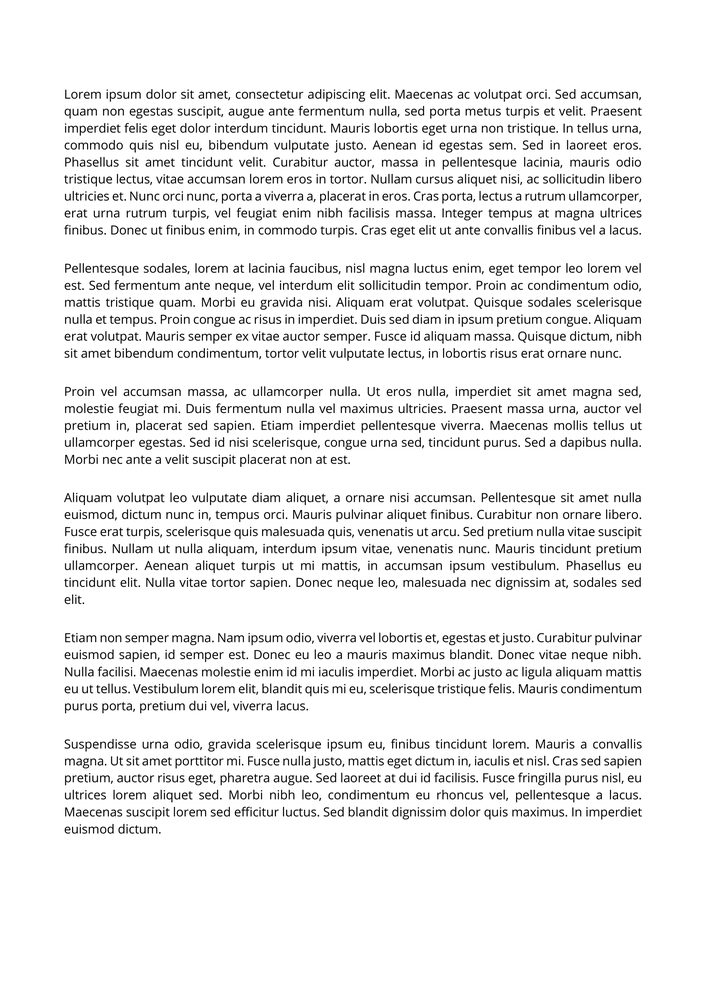
#> input picture Converted Paper (8)/001.png, 706 x 999 px, shrunk from 1654 x 2339 before the run
$ python paragraph_extract.py
#> lines starting #> are read from the running program, lines starting #| are printed output that depends on the picture; after the words box and inside, x2 and y2 are one past the last pixel; in counts of white or black regions, pixels touching at a corner belong together
import cv2
import numpy as np
import matplotlib.pyplot as plt


image_folder = [
    'Converted Paper (8)/001.png',
    'Converted Paper (8)/002.png',
    'Converted Paper (8)/003.png',
    'Converted Paper (8)/004.png',
    'Converted Paper (8)/005.png',
    'Converted Paper (8)/006.png',
    'Converted Paper (8)/007.png',
    'Converted Paper (8)/008.png'
]
show_plots = True  # For debug, set to True to show histograms


# Get sum of black pixels (binary_image == 0) in each column
def get_sum_of_black_pixels_in_column(binary_image):
    return np.sum(binary_image == 0, axis=0)


# Draw plots for debug
def draw_plot(binary_image, title=""):
    black_pixels = get_sum_of_black_pixels_in_column(binary_image)

    plt.figure()
    plt.plot(black_pixels)

    plt.title(f"{title}")
    plt.xlabel("Column Index")
    plt.ylabel("Number of Text Pixels")

    plt.show()

# Find column count from histogram
def find_column_regions(hist, threshold=1):

    # Make array of True/False, only columns with more than 1 black pixel = True, meaning they have text
    is_text = hist > threshold

    # in_column to check if currently in paragraph column
    in_column = False

    # Empty list that will store elements of "column here" just to be used to count number of columns
    column_regions = []

    for i in range(len(is_text)):
        # if seeing text and wasn't inside column, means new text column starts
        if is_text[i] and not in_column:
            start = i
            in_column = True

        # if not seeing text and was inside column, means column ended
        elif not is_text[i] and in_column:
            end = i
            in_column = False

            # If at least width of 10, add as column to column_regions list
            if (end - start) > 10:
                column_regions.append("column here")


    return len(column_regions)


# Column detection
def detect_column_count(image_path):
#> called with image_path = 'Converted Paper (8)/001.png'
    img = cv2.imread(image_path, 0)
#> img is the input picture: shape (999, 706); min 0, max 255, mean 237.8
    binary = cv2.threshold(img, 0, 255, cv2.THRESH_BINARY)[1] # [0] is threshold value and [1] is the thresholded image, so used [1]
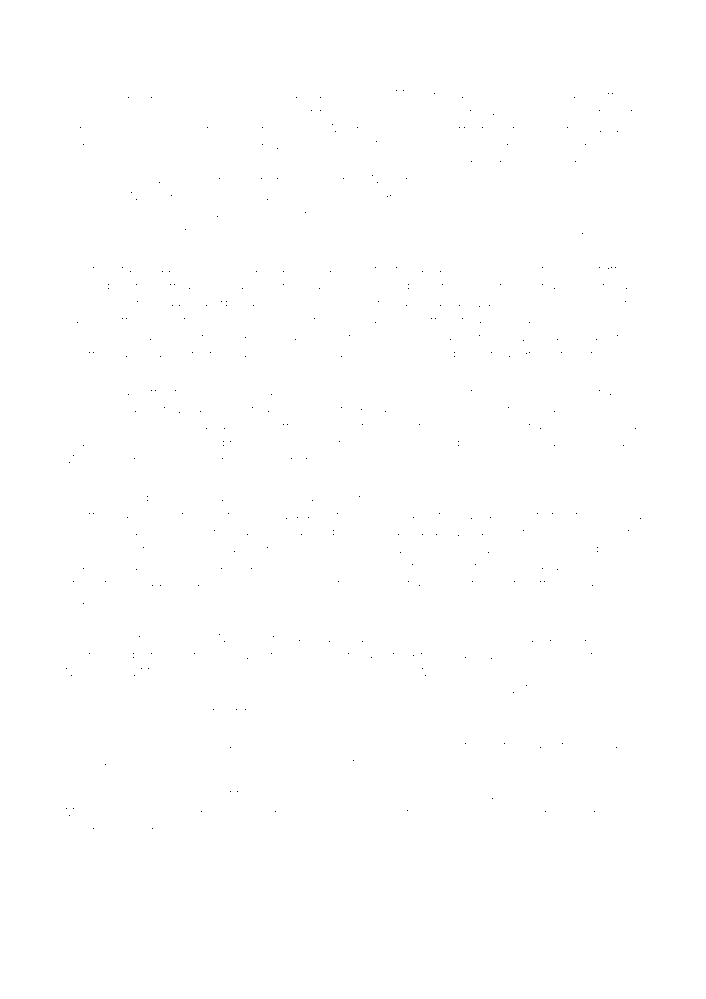
#> binary: shape (999, 706); 100% white; black in thin lines or dots, all inside (x1, y1, x2, y2) = (66, 90, 641, 829)

    # Get image name by spltting by "/" and getting last element
    image_name = image_path.split("/")[-1]

    # If show_plots == True then draw plots for debug
    if show_plots:
        draw_plot(binary, title=image_name)
#> in draw_plot, `black_pixels = get_sum_of_black_pixels_in_column(binary_image)`: black_pixels = 706 values, max 4 at index 83, min 0 at index 0, mean 0.438
#> in draw_plot, `plt.show()`:
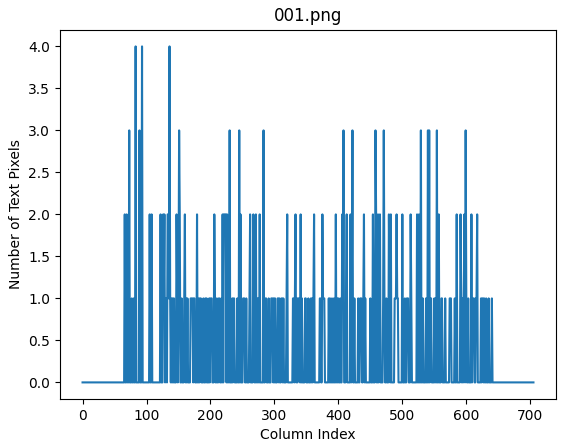
#> figure drawn by matplotlib, 1 panel; curve peaks at x = 83, y = 4

    black_pixels = get_sum_of_black_pixels_in_column(binary)
    num_columns = find_column_regions(black_pixels)
#> the loop in find_column_regions, `for i in range(len(is_text)): # if seeing text and wasn't inside colum..` made 706 passes
#> in_column on passes 67, 68, 70, 71, 74, 75, 84, 85, 90, 91, 94, 95: True, False, True, False, True, False, True, False, True, False, True, False
#> after the loop in find_column_regions, `for i in range(len(is_text)):`: column_regions = []; end = 618; in_column = False; start = 617
#> num_columns = 0

    return num_columns

# Main
def main():

    # Dictionary for Image -> No. of columns
    column_counts = {}

    # For loop to count columns for each image
    for image_path in image_folder:
        try:
            count = detect_column_count(image_path)
#> count = 0
            column_counts[image_path] = count
            image_name = image_path.split("/")[-1]
            print(f"{image_name} → {count} column(s)")
#| 001.png → 0 column(s)
        except Exception as e:
            print(f"Error processing {image_path}: {e}")
#> pass 2 of the loop in main, `for image_path in image_folder:`:
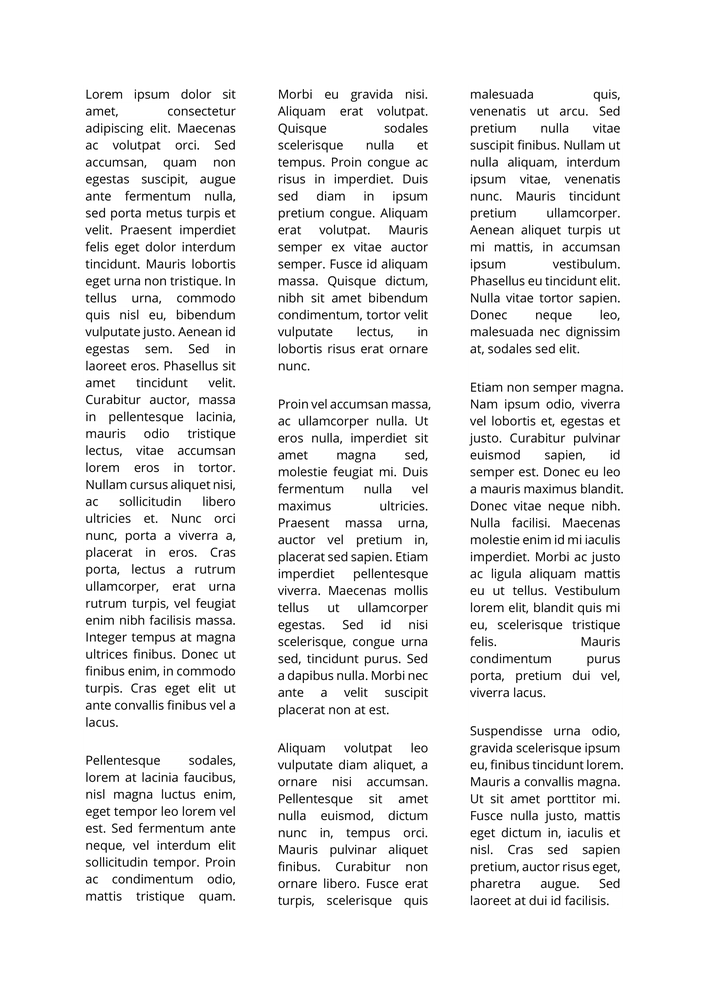
#> input picture Converted Paper (8)/002.png, 706 x 999 px, shrunk from 1654 x 2339 before the run
#> in detect_column_count, img is the input picture: shape (999, 706); min 0, max 255, mean 238.9
#> in detect_column_count (call 2), `binary = cv2.threshold(img, 0, 255, cv2.THRESH_BINARY)[1]`:
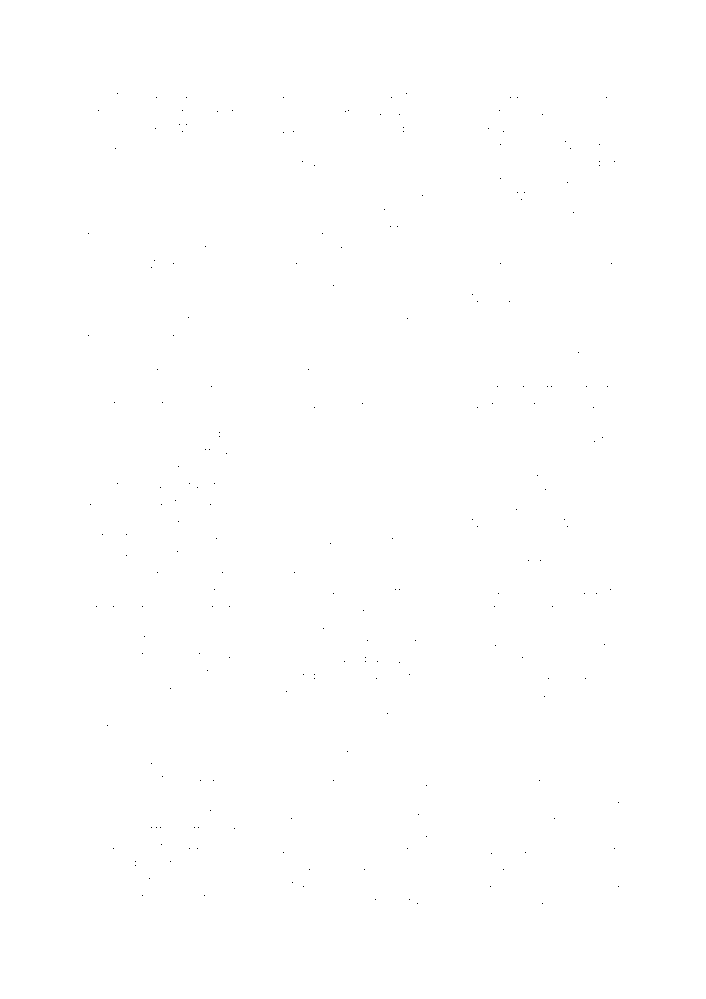
#> binary: shape (999, 706); 100% white; black in thin lines or dots, all inside (x1, y1, x2, y2) = (88, 93, 619, 904)
#> in draw_plot (call 2), `black_pixels = get_sum_of_black_pixels_in_column(binary_image)`: black_pixels = 706 values, max 4 at index 314, min 0 at index 0, mean 0.3
#> in draw_plot (call 2), `plt.show()`:
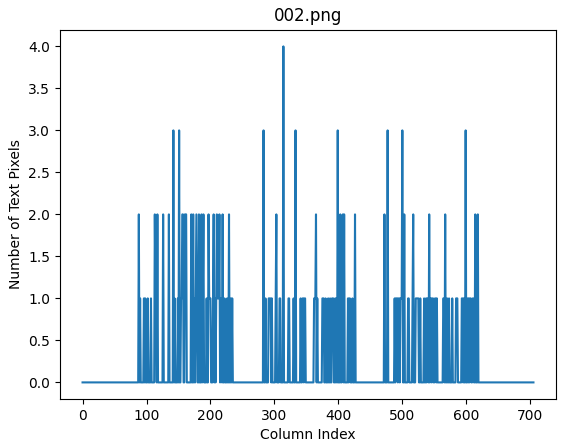
#> figure drawn by matplotlib, 1 panel; curve peaks at x = 314, y = 4
#> the loop in find_column_regions (call 2), `for i in range(len(is_text)): # if seeing text and wasn't inside colum..` made 706 passes
#| 002.png → 0 column(s)
#> pass 3 of the loop in main, `for image_path in image_folder:`:
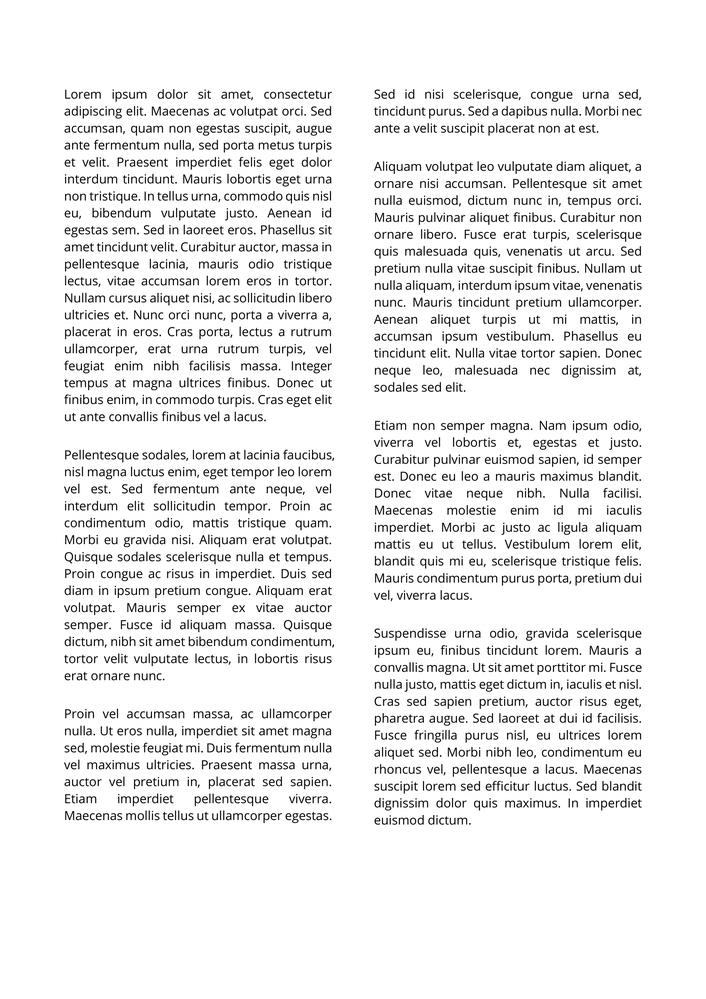
#> input picture Converted Paper (8)/003.png, 706 x 999 px, shrunk from 1654 x 2339 before the run
#> in detect_column_count, img is the input picture: shape (999, 706); min 0, max 255, mean 237.7
#> in detect_column_count (call 3), `binary = cv2.threshold(img, 0, 255, cv2.THRESH_BINARY)[1]`:
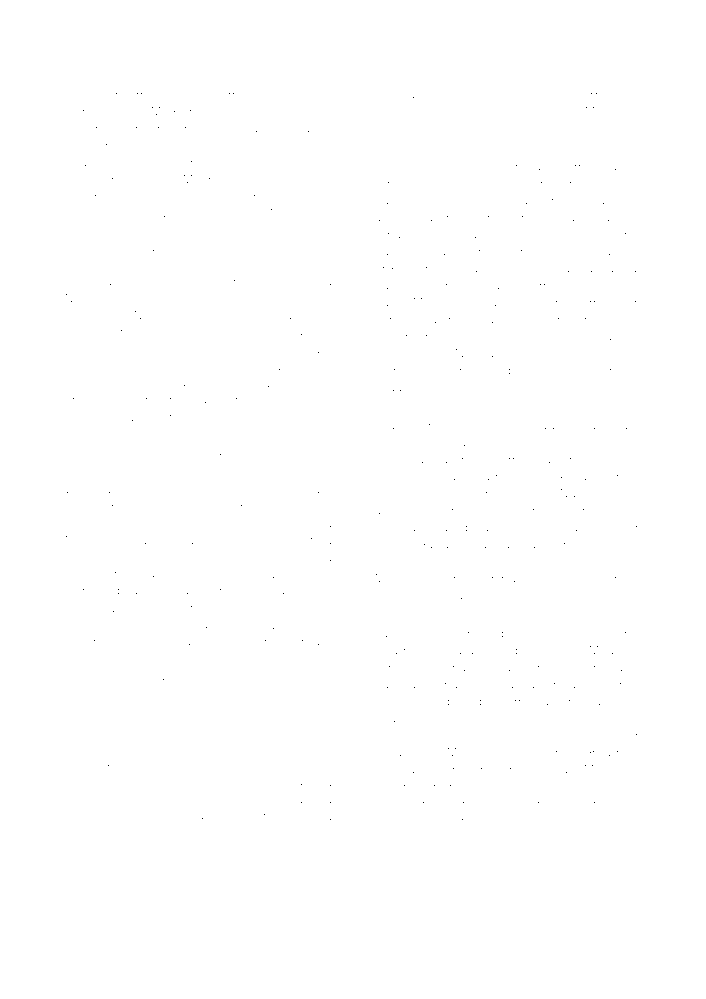
#> binary: shape (999, 706); 100% white; black in thin lines or dots, all inside (x1, y1, x2, y2) = (66, 93, 637, 820)
#> in draw_plot (call 3), `black_pixels = get_sum_of_black_pixels_in_column(binary_image)`: black_pixels = 706 values, max 7 at index 330, min 0 at index 0, mean 0.398
#> in draw_plot (call 3), `plt.show()`:
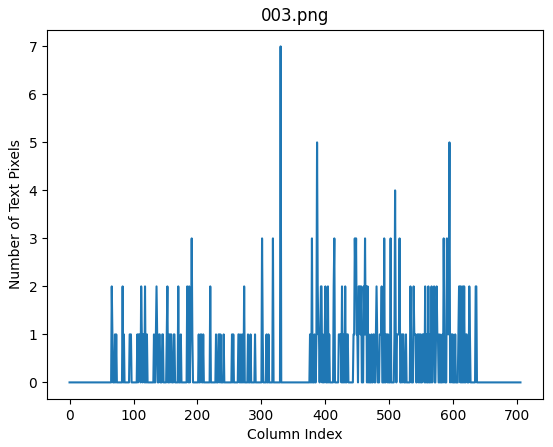
#> figure drawn by matplotlib, 1 panel; curve peaks at x = 330, y = 7
#| 003.png → 0 column(s)
#> the loop made 8 passes; the first 3 are shown

    # Print order by column count
    print("\nSorted Images by Number of Columns:")
    for image_path, cols in sorted(column_counts.items(), key=lambda x: x[1]):
        image_name = image_path.split("/")[-1]
        print(f"{image_name}: {cols} column(s)")
#> this loop made 6 passes
#> (image_path, image_name) on passes 1 to 6: ('Converted Paper (8)/001.png', '001.png'), ('Converted Paper (8)/002.png', '002.png'), ('Converted Paper (8)/003.png', '003.png'), ('Converted Paper (8)/004.png', '004.png'), ('Converted Paper (8)/005.png', '005.png'), ('Converted Paper (8)/006.png', '006.png')
#| 001.png: 0 column(s)
#| 002.png: 0 column(s)
#| 003.png: 0 column(s)
#| 004.png: 0 column(s)
#| 005.png: 0 column(s)
#| 006.png: 0 column(s)

if __name__ == '__main__':
    main()
